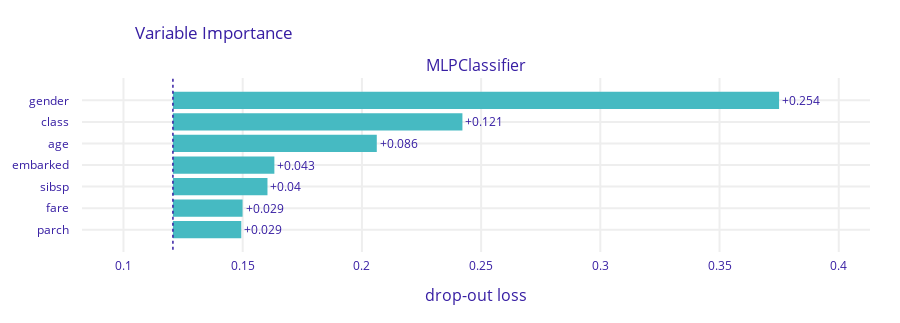

Write notebook code for a chart like this one.
### Markdown cell above
### model_parts
This function calculates Variable Importance.

### Code cell
vi = exp.model_parts()
vi.plot()

### Figure 1 — Plotly figure (JSON) as saved in the notebook; plotly's stock layout.template omitted (floating-point values rounded to 4 significant figures)
{"data": [{"base": 0.1207, "hoverinfo": "text", "hoverlabel": {"bgcolor": "rgba(0,0,0,0.8)"}, "hovertext": ["Model: MLPClassifier loss after<br>variable: gender is permuted: 0.375<br>Drop-out loss change: +0.254", "Model: MLPClassifier loss after<br>variable: class is permuted: 0.242<br>Drop-out loss change: +0.121", "Model: MLPClassifier loss after<br>variable: age is permuted: 0.206<br>Drop-out loss change: +0.086", "Model: MLPClassifier loss after<br>variable: embarked is permuted: 0.163<br>Drop-out loss change: +0.043", "Model: MLPClassifier loss after<br>variable: sibsp is permuted: 0.16<br>Drop-out loss change: +0.04", "Model: MLPClassifier loss after<br>variable: fare is permuted: 0.15<br>Drop-out loss change: +0.029", "Model: MLPClassifier loss after<br>variable: parch is permuted: 0.149<br>Drop-out loss change: +0.029"], "marker": {"color": "#46bac2"}, "orientation": "h", "showlegend": false, "text": ["+0.254", "+0.121", "+0.086", "+0.043", "+0.04", "+0.029", "+0.029"], "textposition": "outside", "type": "bar", "x": [0.2542, 0.1214, 0.08551, 0.04255, 0.03965, 0.02921, 0.02867], "xaxis": "x", "y": ["gender", "class", "age", "embarked", "sibsp", "fare", "parch"], "yaxis": "y"}], "layout": {"annotations": [{"font": {"size": 16}, "showarrow": false, "text": "MLPClassifier", "x": 0.5, "xanchor": "center", "xref": "paper", "y": 1, "yanchor": "bottom", "yref": "paper"}, {"font": {"size": 16}, "showarrow": false, "text": "drop-out loss", "x": 0.5, "xanchor": "center", "xref": "paper", "y": 0, "yanchor": "top", "yref": "paper", "yshift": -30}], "font": {"color": "#371ea3"}, "height": 323, "margin": {"b": 71, "r": 30, "t": 78}, "shapes": [{"line": {"color": "#371ea3", "dash": "dot", "width": 1.5}, "type": "line", "x0": 0.1207, "x1": 0.1207, "xref": "x", "y0": -1, "y1": 7, "yref": "y"}], "title": {"text": "Variable Importance", "x": 0.15}, "xaxis": {"anchor": "y", "automargin": true, "domain": [0, 1], "fixedrange": true, "gridwidth": 2, "range": [0.0826, 0.4131], "tickcolor": "white", "ticklen": 3, "ticks": "outside", "type": "linear", "zeroline": false}, "yaxis": {"anchor": "x", "automargin": true, "autorange": "reversed", "domain": [0, 1], "fixedrange": true, "gridwidth": 2, "tickcolor": "white", "ticklen": 10, "ticks": "outside", "type": "category"}}}
